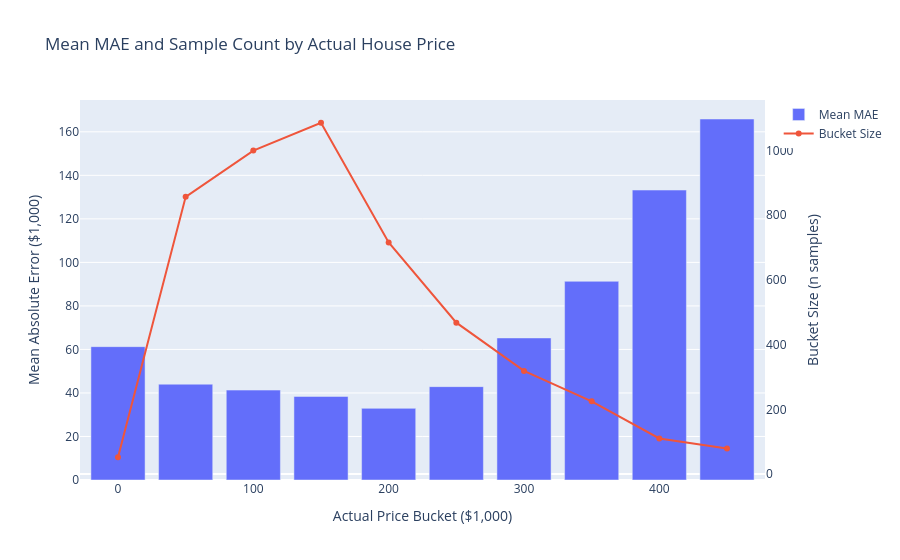

The code cell stored with this chart in its notebook:
### Markdown cell above
The next plot further explores this phenomenon, confirming that MAE increases alongside house prices. However, because properties valued at $300,000 and above represent a small fraction of the overall dataset, these higher individual errors have a minimal impact on the overall MAE score.

### Code cell
results["MAE"] = np.abs(y_test - y_pred)
results["bucket"] = (results["Actual"] // 50) * 50

bucketed_mae = (
    results
    .groupby("bucket")["MAE"]
    .mean()
    .reset_index()
)

bucket_size = (
    results
    .groupby("bucket")
    .size()
    .reset_index(name="count")
)

fig = go.Figure()

fig.add_trace(
    go.Bar(
        x=bucketed_mae["bucket"],
        y=bucketed_mae["MAE"],
        name="Mean MAE",
    )
)

fig.add_trace(
    go.Scatter(
        x=bucket_size["bucket"],
        y=bucket_size["count"],
        name="Bucket Size",
        mode="markers+lines",
        yaxis="y2",
    )
)

fig.update_layout(
    title="Mean MAE and Sample Count by Actual House Price",
    xaxis=dict(title="Actual Price Bucket ($1,000)"),
    yaxis=dict(title="Mean Absolute Error ($1,000)"),
    yaxis2=dict(
        title="Bucket Size (n samples)",
        overlaying="y",
        side="right",
        showgrid=False
    ),
    barmode="group",
    hovermode="x unified"
)

fig.show()

### Figure 1 — Plotly figure (JSON) as saved in the notebook; plotly's stock layout.template omitted (floating-point values rounded to 4 significant figures)
{"data": [{"name": "Mean MAE", "type": "bar", "x": [0.0, 50.0, 100.0, 150.0, 200.0, 250.0, 300.0, 350.0, 400.0, 450.0], "y": [61.28, 44.02, 41.32, 38.39, 32.92, 42.9, 65.28, 91.3, 133.2, 165.9]}, {"mode": "markers+lines", "name": "Bucket Size", "type": "scatter", "x": [0.0, 50.0, 100.0, 150.0, 200.0, 250.0, 300.0, 350.0, 400.0, 450.0], "y": [52, 857, 1000, 1086, 716, 468, 319, 225, 110, 79], "yaxis": "y2"}], "layout": {"barmode": "group", "hovermode": "x unified", "title": {"text": "Mean MAE and Sample Count by Actual House Price"}, "xaxis": {"title": {"text": "Actual Price Bucket ($1,000)"}}, "yaxis": {"title": {"text": "Mean Absolute Error ($1,000)"}}, "yaxis2": {"overlaying": "y", "showgrid": false, "side": "right", "title": {"text": "Bucket Size (n samples)"}}}}
